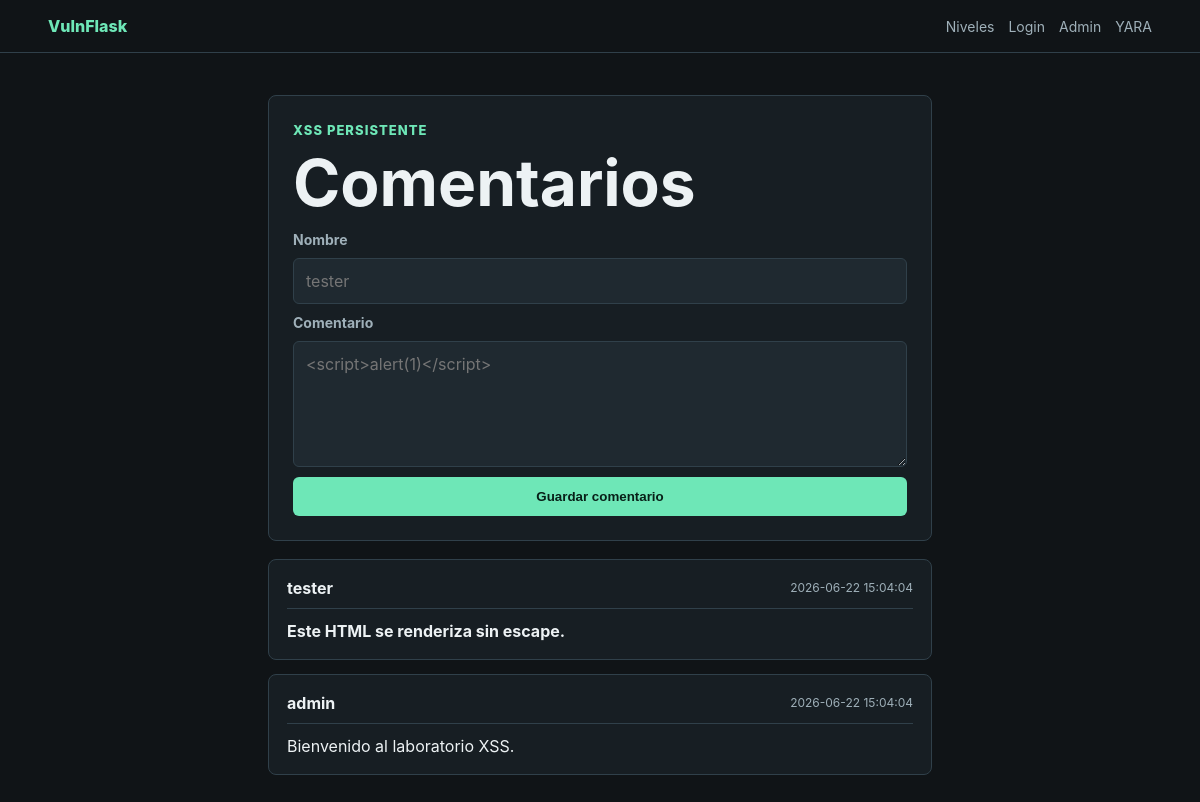
The app's page /comentarios, older data.
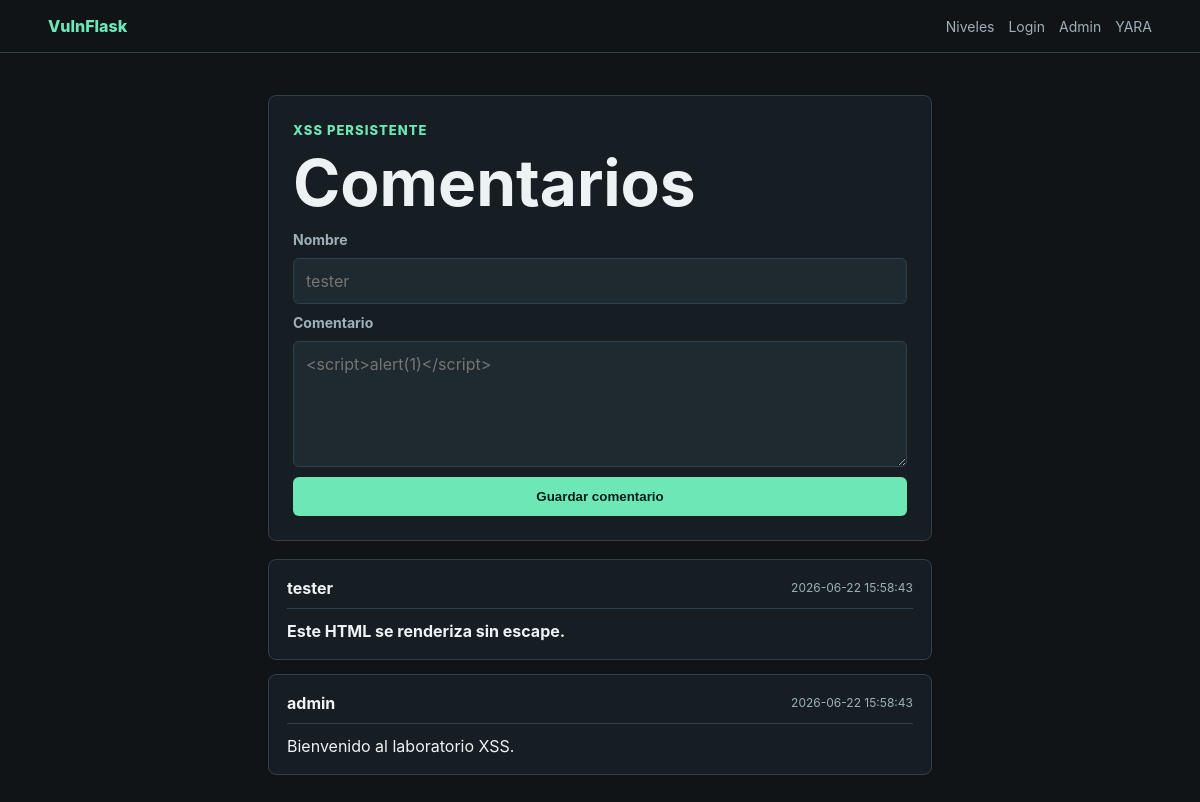
The same page, newer data.
### tables this page shows
CREATE TABLE comments (
        id INTEGER PRIMARY KEY AUTOINCREMENT,
        author TEXT NOT NULL,
        body TEXT NOT NULL,
        created_at TEXT NOT NULL DEFAULT CURRENT_TIMESTAMP
    );

### app.py (the view)
@app.route("/comentarios", methods=["GET", "POST"])
def comentarios():
    conn = get_db()
    if request.method == "POST":
        author = request.form.get("author", "anonimo")
        body = request.form.get("body", "")
        conn.execute("INSERT INTO comments (author, body) VALUES (?, ?)", (author, body))
        conn.commit()
        return redirect(url_for("comentarios"))
    comments = conn.execute("SELECT author, body, created_at FROM comments ORDER BY id DESC").fetchall()
    conn.close()
    return render_template("comentarios.html", comments=comments)

### app.py (called while the page is built)
def get_db():
    conn = sqlite3.connect(DB_PATH)
    conn.row_factory = sqlite3.Row
    return conn

### templates/comentarios.html (shortened to what this page needs)
<!DOCTYPE html>
<html lang="es">
<head>
    <link rel="stylesheet" href="{{ url_for('static', filename='style.css') }}">
</head>
<body>
    <nav class="topbar">
        <a class="brand" href="{{ url_for('index') }}">VulnFlask</a>
        <div class="navlinks">
            <a href="{{ url_for('niveles') }}">Niveles</a>
            <a href="{{ url_for('login') }}">Login</a>
            <a href="{{ url_for('admin') }}">Admin</a>
            <a href="{{ url_for('scan') }}">YARA</a>
        </div>
    </nav>
    <main class="shell narrow">
        <section class="panel">
            <p class="eyebrow">XSS persistente</p>
            <h1>Comentarios</h1>
            <form method="POST" class="form">
                <label for="author">Nombre</label>
                <input id="author" type="text" name="author" placeholder="tester">
                <label for="body">Comentario</label>
                <textarea id="body" name="body" rows="5" placeholder="<script>alert(1)</script>"></textarea>
                <button type="submit">Guardar comentario</button>
            </form>
        </section>
        <section class="comments">
            {% for comment in comments %}
                <article class="comment">
                    <header>
                        <strong>{{ comment.author }}</strong>
                        <span>{{ comment.created_at }}</span>
                    </header>
                    <div class="comment-body">{{ comment.body | safe }}</div>
                </article>
            {% endfor %}
        </section>
    </main>
</body>
</html>

Row changes from the older to the newer data that the page shows:
changed comments "tester": created_at "2026-06-22 15:04:04" → "2026-06-22 15:58:43"
changed comments "admin": created_at "2026-06-22 15:04:04" → "2026-06-22 15:58:43"
